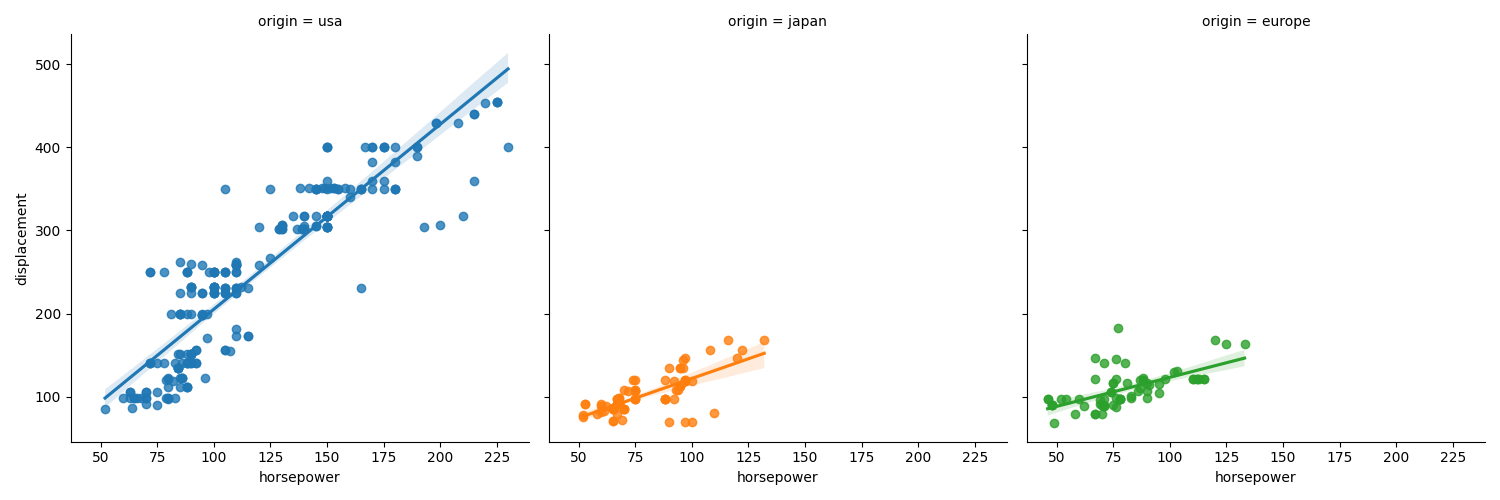

Source code (Python):
import matplotlib.pyplot as plt
import seaborn as sns

data = sns.load_dataset("mpg")

sns.lmplot(x="horsepower", y="displacement", hue="origin", col="origin", data=data)

plt.savefig('lmplot.png')
plt.show()
